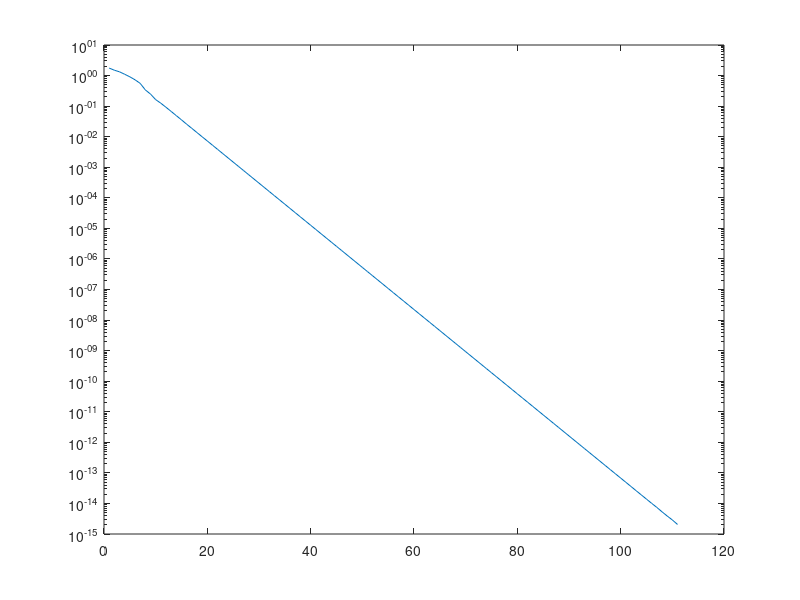

MATLAB code for this plot:
clear, clc

A = [2, -1, 0, 0, 0, 0, 0, 0, 0, 0;
    -1, 2, -1, 0, 0, 0, 0, 0, 0, 0;
    0, -1, 2, -1, 0, 0, 0, 0, 0, 0;
    0, 0, -1, 2, -1, 0, 0, 0, 0, 0;
    0, 0, 0, -1, 2, -1, 0, 0, 0, 0;
    0, 0, 0, 0, -1, 2, -1, 0, 0, 0;
    0, 0, 0, 0, 0, -1, 2, -1, 0, 0;
    0, 0, 0, 0, 0, 0, -1, 2, -1, 0;
    0, 0, 0, 0, 0, 0, 0, -1, 2, -1;
    0, 0, 0, 0, 0, 0, 0, 0, -1, 2];
b = [2; -2; 2; -1; 0; 0; 1; -2; 2; -2];
x_exact = [1; 0; 1; 0; 0; 0; 0; -1; 0; 1];
tmp = abs(max(x_exact));
x_1 = [0; 0; 0; 0; 0; 0; 0; 0; 0; 0];
x_2 = [1; 1; 1; 1; 1; 1; 1; 1; 1; 1];
L = tril(A, -1);
U = triu(A, 1);
D = diag(diag(A));
D_INV = inv(D);

w = 1.5;
S = (speye(10) + w * D_INV * L) \ (speye(10) - w * (D_INV * U + speye(10)));
f = w * inv(speye(10) + w * D_INV * L) * (D_INV * b);
count = [];
number = 1;

while abs(max(x_1 - x_2)) > 10^(- 15) & number < 1000
    x_1 = x_2;
    x_2 = (S * x_1 + f);
    count(number) = abs(max(x_2 - x_exact)) / tmp;
    number = number + 1;
end

semilogy(count);
x = x_2
